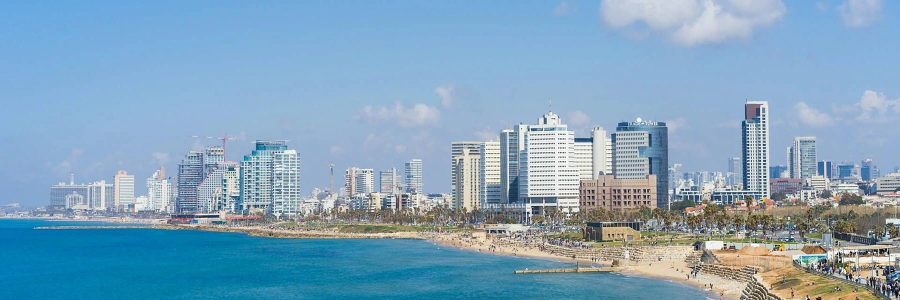
#> input picture src/assets/home/hero-refresh-tel-aviv-coastline-v2-large.webp, 1800 x 600 px (shown at 1/2 size); the run also reads 1 picture not shown here
$ python reframe_four_mobile_hero.py
#> lines starting #> are read from the running program, lines starting #| are printed output that depends on the picture
### scripts/optimize_home_carousel_2048.py
#!/usr/bin/env python3
"""Re-cut the homepage carousel from the actual full-resolution Commons originals.

Never enlarge a smaller derivative. The first Jerusalem slide is left byte-for-byte
unchanged; Tel Aviv (owner's only known 1800px original) and Akko (already 2048px)
are preserved. No source originals are replaced or modified.
"""
from __future__ import annotations

import io
import json
import re
import time
import urllib.parse
import urllib.request
from pathlib import Path

from PIL import Image, ImageFilter, ImageOps

ROOT = Path(__file__).resolve().parents[1]
OUT = ROOT / "src/assets/home"
HERO = ROOT / "src/components/HomeHero.tsx"
UNIT = ROOT / "src/components/HomeHero.test.ts"
PERF = ROOT / "src/test/home-mobile-performance.test.ts"
CREDITS = ROOT / "docs/HOME_CAROUSEL_PHOTO_CREDITS.md"

# Slide index, slug, *full-resolution original* file name, expected Commons license,
# desktop centering, mobile centering. Indexes match the live 12-slide carousel.
ORIGINALS = [
    (2, "haifa-gardens", "The Hanging Gardens of Haifa, Israel (50099173503) (cropped).jpg", "CC BY 2.0", (.50, .60), (.50, .56)),
    (3, "masada-dead-sea", "Israel-2013-Aerial 18-Masada.jpg", "CC BY-SA 4.0", (.62, .56), (.62, .52)),
    (4, "caesarea-coast", "קיסריה העתיקה.jpg", "CC BY-SA 4.0", (.55, .54), (.55, .52)),
    (5, "jerusalem-jaffa-gate", "חומות העיר העתיקה שער יפו.jpg", "CC BY-SA 4.0", (.30, .56), (.30, .52)),
    (6, "dead-sea-salt", "PikiWiki Israel 37656 Salty sunrise.jpg", "CC BY 2.5", (.52, .54), (.52, .52)),
    (8, "eilat-mountains", "הרי אילת.jpg", "CC BY-SA 4.0", (.44, .51), (.44, .51)),
    (9, "jaffa-port", "PikiWiki Israel 68163 port of jaffa.jpg", "CC BY 2.5", (.50, .51), (.50, .52)),
    (10, "ramon-crater", "CamelHillMitzpeRamonMar262022 03.jpg", "CC BY-SA 4.0", (.42, .51), (.42, .52)),
    (11, "tel-aviv-sarona", "Sarona CBD 01.jpg", "CC BY-SA 4.0", (.53, .52), (.53, .52)),
]

SIZES = {"large": (2048, 1024), "medium": (1600, 800), "mobile": (720, 900)}
FALLBACK_SIZES = {"dead-sea-salt": {"large": (1600, 800), "medium": (1280, 640), "mobile": (720, 900)}}
TARGETS = {"large": 360_000, "medium": 240_000, "mobile": 95_000}
CEILINGS = {"large": 480_000, "medium": 300_000, "mobile": 150_000}
UA = {"User-Agent": "IsraelTravelHubImages/1.0 (original photo credit and optimization)"}


def fetch_bytes(url, limit):
    last = None
    for attempt in range(5):
        try:
            with urllib.request.urlopen(urllib.request.Request(url, headers=UA), timeout=85) as response:
                data = response.read(limit + 1)
            if not (100 < len(data) <= limit):
                raise ValueError("Unexpected download size")
            return data
        except Exception as error:
            last = error
            if attempt < 4:
                time.sleep(2 + 2 * attempt)
    raise RuntimeError("Download failed: " + str(last))


def full_resolution(name, expected_license, slug):
    args = urllib.parse.urlencode({
        "action": "query", "format": "json", "formatversion": "2",
        "titles": "File:" + name, "prop": "imageinfo", "iiprop": "url|size|extmetadata",
    })
    url = "https://commons.wikimedia.org/w/api.php?" + args
    data = json.loads(fetch_bytes(url, 1_000_000))
    info = data["query"]["pages"][0]["imageinfo"][0]
    license_name = re.sub(r"<[^>]+>", "", info["extmetadata"]["LicenseShortName"]["value"])
    if license_name != expected_license:
        raise ValueError(f"License mismatch: {name} {license_name} vs {expected_license}")
    if not info["url"].startswith("https://upload.wikimedia.org/"):
        raise ValueError("Unexpected full-resolution source host")
    required = FALLBACK_SIZES.get(slug, SIZES)["large"]
    if info["width"] < required[0] or info["height"] < required[1]:
        raise ValueError(f"Cannot crop {required} without enlargement: {name} {info['width']}x{info['height']}")
    raw = fetch_bytes(info["url"], 40_000_000)
    with Image.open(io.BytesIO(raw)) as image:
        im = ImageOps.exif_transpose(image).convert("RGB")
        im.load()
    if im.width < required[0] or im.height < required[1]:
        raise ValueError(f"Source too small after EXIF transpose: {name} {im.size}")
    print(f"ORIGINAL {name}: {im.width}x{im.height}, {len(raw)} bytes", flush=True)
    return im


# [136 lines left out: functions save_webp, replace_slide_paths, update_code, main, not called in this run]


# [2 lines that do not run on import are left out]

### scripts/reframe_four_mobile_hero.py
#!/usr/bin/env python3
"""Reframe ONLY homepage mobile slides 2, 6, 10 and 12 from high-resolution sources."""
from __future__ import annotations
import io
import sys
from pathlib import Path
from PIL import Image, ImageFilter, ImageOps

ROOT = Path(__file__).resolve().parents[1]
sys.path.insert(0, str(ROOT))
from scripts.optimize_home_carousel_2048 import full_resolution

ASSETS = ROOT / "src/assets/home"
HERO = ROOT / "src/components/HomeHero.tsx"
UNIT = ROOT / "src/components/HomeHero.test.ts"
PERF = ROOT / "src/test/home-mobile-performance.test.ts"
CREDITS = ROOT / "docs/HOME_CAROUSEL_PHOTO_CREDITS.md"

# center=(x,y); higher x reveals more right-side content in the original.
# All crop output dimensions are <= the underlying input resolution.
SPECS = [
    dict(index=1, slug="tel-aviv-coastline", old="hero-refresh-tel-aviv-coastline-v2-mobile.webp",
         target="hero-refresh-tel-aviv-coastline-v3-mobile.webp",
         local="hero-refresh-tel-aviv-coastline-v2-large.webp",
         size=(780, 600), center=(.03, .52)),
    dict(index=5, slug="jerusalem-jaffa-gate", old="hero-refresh-jerusalem-jaffa-gate-v4-mobile.webp",
         target="hero-refresh-jerusalem-jaffa-gate-v5-mobile.webp",
         commons="חומות העיר העתיקה שער יפו.jpg", license="CC BY-SA 4.0",
         size=(720, 900), center=(.16, .52)),
    dict(index=9, slug="jaffa-port", old="hero-refresh-jaffa-port-v4-mobile.webp",
         target="hero-refresh-jaffa-port-v5-mobile.webp",
         commons="PikiWiki Israel 68163 port of jaffa.jpg", license="CC BY 2.5",
         size=(720, 900), center=(.62, .52)),
    dict(index=11, slug="tel-aviv-sarona", old="hero-refresh-tel-aviv-sarona-v4-mobile.webp",
         target="hero-refresh-tel-aviv-sarona-v5-mobile.webp",
         commons="Sarona CBD 01.jpg", license="CC BY-SA 4.0",
         size=(720, 900), center=(.65, .52)),
]

def generate(rule):
    if "commons" in rule:
        original = full_resolution(rule["commons"], rule["license"], rule["slug"])
    else:
        with Image.open(ASSETS / rule["local"]) as loaded:
#> loaded is the input picture: PIL image 1800x600 RGB; mean R, G, B 128.9, 163.9, 187.8
            original = loaded.convert("RGB")
            original.load()
    width, height = rule["size"]
    if original.width < width or original.height < height:
        raise RuntimeError("Upscaling prohibited for "+rule["slug"])
    crop = ImageOps.fit(original, rule["size"], method=Image.Resampling.LANCZOS, centering=rule["center"])
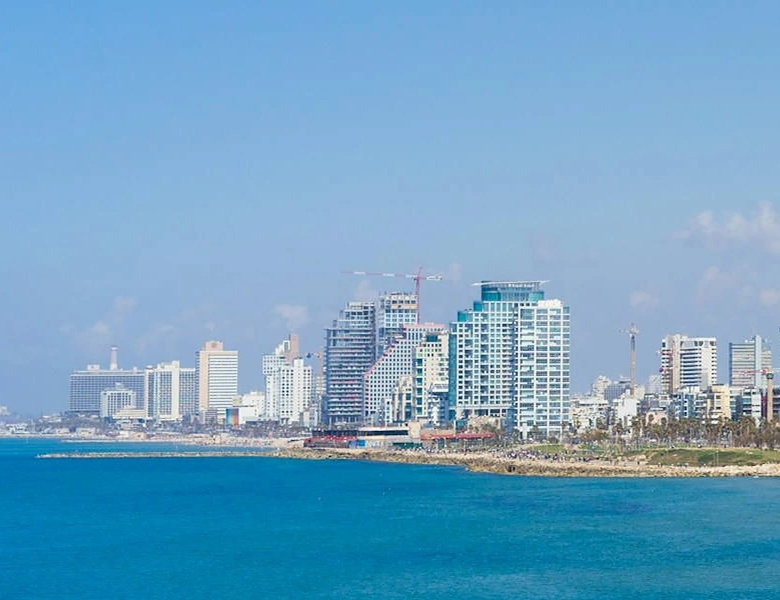
#> crop: PIL image 780x600 RGB; mean R, G, B 111.6, 162.8, 196.4
    if "commons" in rule:
        crop = crop.filter(ImageFilter.UnsharpMask(radius=.65, percent=42, threshold=3))
    data = b""
    for quality in (84,80,76,72,68,64,60,56,52,48,44):
        buf=io.BytesIO()
        crop.save(buf, format="WEBP", quality=quality, method=6)
        data=buf.getvalue()
        if len(data) <= 98000: break
    if len(data) > 145000:
        raise RuntimeError("Mobile exceeds 145KB: "+rule["slug"]+" "+str(len(data)))
    filename=ASSETS / rule["target"]
    filename.write_bytes(data)
    with Image.open(filename) as check:
        assert check.size == rule["size"] and check.format=="WEBP"
    print("MOBILE", rule["index"]+1, rule["slug"], "native", original.size,
          "crop", crop.size, "center",rule["center"],"bytes",len(data),"quality",quality,flush=True)
#| MOBILE 2 tel-aviv-coastline native (1800, 600) crop (780, 600) center (0.03, 0.52) bytes 44802 quality 84

def change_refs():
#> (the run stopped early here; a loop or call above may not have finished)
